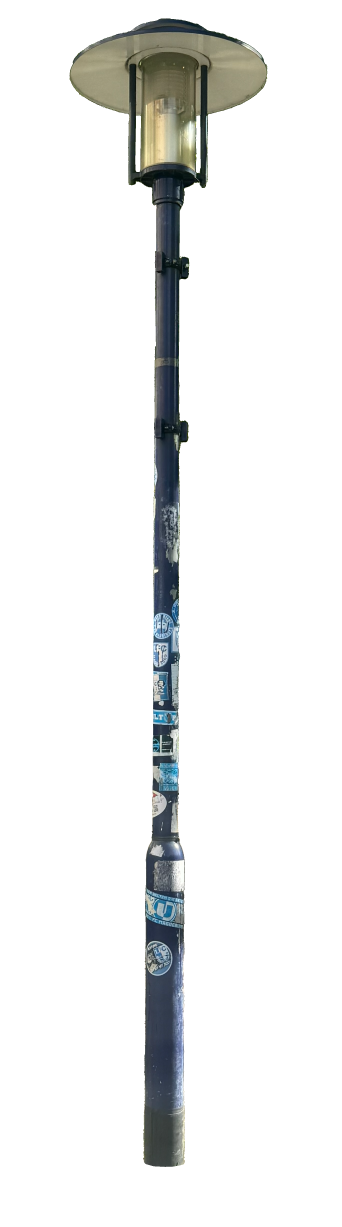
#> input picture nachtfalter/assets/laternen/IMG_2960.png, 1368 x 4908 px (shown at 1/4 size)
$ python -i check_depth.py   (imports and definitions only)
#> lines starting #> are read from the running program, lines starting #| are printed output that depends on the picture; after the words box and inside, x2 and y2 are one past the last pixel; in counts of white or black regions, pixels touching at a corner belong together
#> further down, picture is the input picture: shape (4908, 1368, 3); mean B, G, R 237, 237.4, 236.5
"""
Test: Liefert die RealSense-Tiefe auf dem SELBSTLEUCHTENDEN Mond brauchbare Werte?

Aktiviert Farbe + Tiefe (mit IR-Emitter), richtet die Tiefe auf das Farbbild aus,
sucht den hellsten Blob (Mond) und misst dort:
  * Entfernung in Metern (Median eines Fensters um den Blob)
  * Gueltig-Quote: wie viele Pixel im Fenster ueberhaupt Tiefe haben
    (0 = Loch). Viel Gruen/hohe Quote = Tiefe brauchbar. Viel Rot/0 % = Mond
    ueberstrahlt -> Tiefe NICHT nutzbar (dann Zwei-Kamera-Triangulation nehmen).

Bedienung:  ESC beendet.  E schaltet den IR-Emitter an/aus (Vergleich).
            + / - aendert die Farb-Belichtung (Mond isolieren).

    python3 check_depth.py
"""
import numpy as np
import cv2
import pyrealsense2 as rs

W, H = 848, 480
FONT = cv2.FONT_HERSHEY_SIMPLEX
WIN_SAMPLE = 15          # Kantenlaenge des Messfensters um den Blob (Pixel)
BRIGHT = 200             # Helligkeits-Schwelle fuer die Blob-Suche
EXPOSURE = 100           # Start-Belichtung der Farbkamera


def find_blob(bgr):
    gray = cv2.cvtColor(bgr, cv2.COLOR_BGR2GRAY)
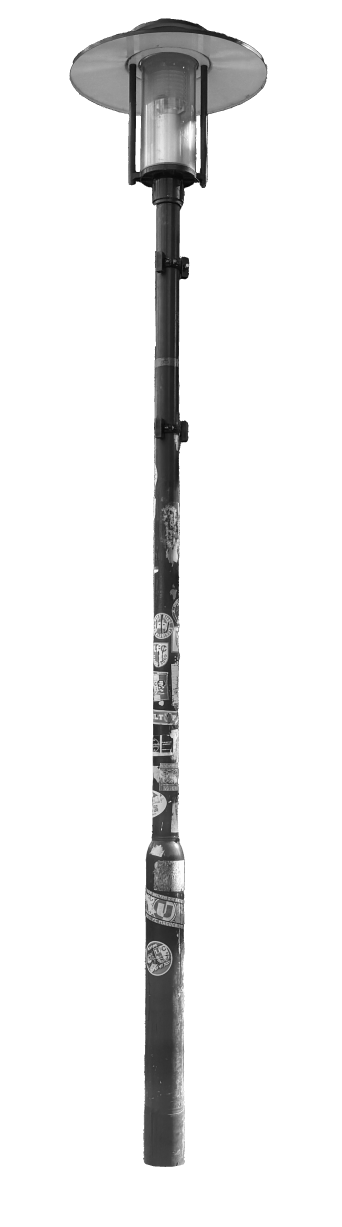
#> gray: shape (4908, 1368) (shown at 1/4 size); min 1, max 255, mean 237.1
    _, mask = cv2.threshold(gray, BRIGHT, 255, cv2.THRESH_BINARY)
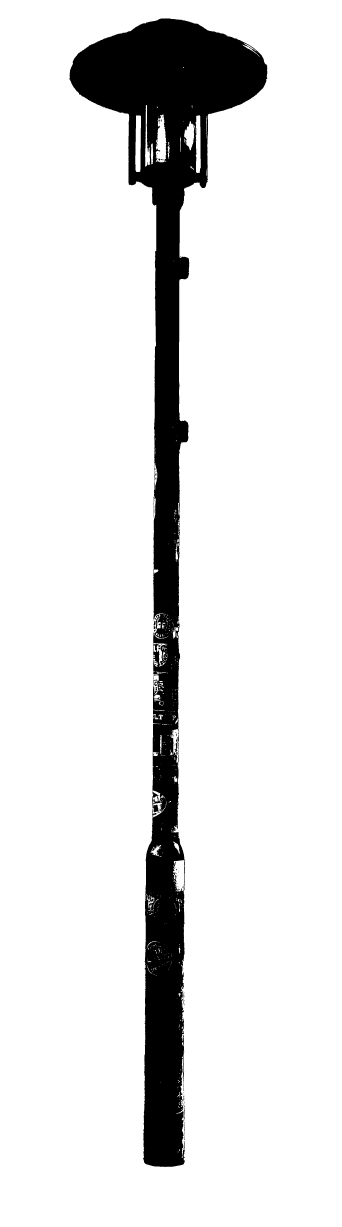
#> mask: shape (4908, 1368) (shown at 1/4 size); 88.9% white; 111 black regions (88 under 20 px), largest, box (x1, y1, x2, y2) and area: (277, 73, 1069, 4668) 745244, (609, 3237, 626, 3268) 152, (620, 2748, 628, 2773) 109
    mask = cv2.morphologyEx(mask, cv2.MORPH_OPEN, np.ones((5, 5), np.uint8))
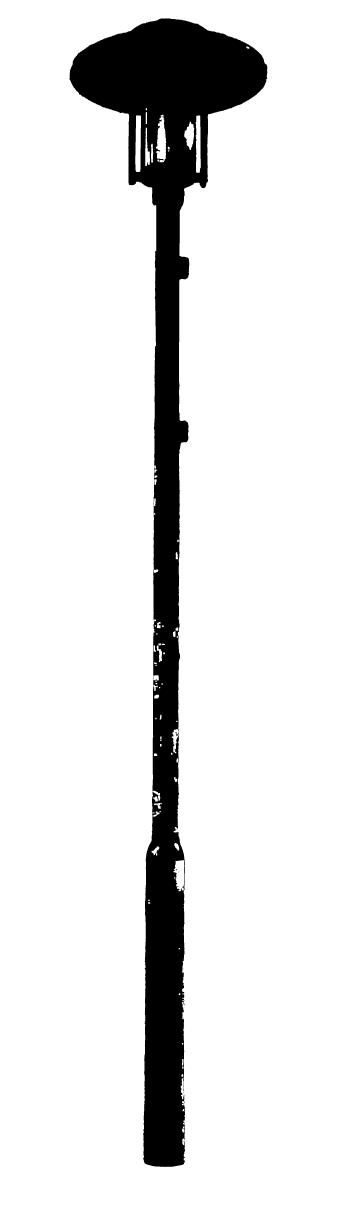
#> mask: shape (4908, 1368) (shown at 1/4 size); 88.7% white; 11 black regions (10 under 20 px), largest, box (x1, y1, x2, y2) and area: (277, 73, 1069, 4668) 760998
    cnts, _ = cv2.findContours(mask, cv2.RETR_EXTERNAL, cv2.CHAIN_APPROX_SIMPLE)
#> cnts = [[[0, 0], [0, 4907], [1367, 4907], [1367, 0]]]
    best, ba = None, 0
    for c in cnts:
        a = cv2.contourArea(c)
        if a > ba:
            M = cv2.moments(c)
            if M["m00"] > 0:
                best, ba = (M["m10"] / M["m00"], M["m01"] / M["m00"]), a
#> this loop made 1 pass
#> (c, a, best, ba) on pass 1: ([[0, 0], [0, 4907], [1367, 4907], [1367, 0]], 6707869, (683.5, 2453.5), 6707869)
#> after the loop, M = moments, m00 6707869, centre m10/m00, m01/m00 = (683.5, 2453.5); ba = 6707869
    return best


# [101 lines left out: functions sample_depth, main, not called in this run]


# [2 lines not run here, left out]

>>> import cv2
>>> picture = cv2.imread('assets/laternen/IMG_2960.png')
>>> result = find_blob(picture)
#> result = (683.5, 2453.5)
